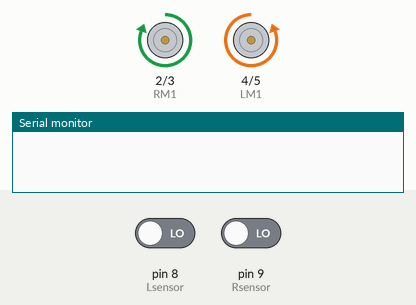
Recording of a sketch running on a simulated Arduino Uno, built with avr-gcc and run on an emulated ATmega328P. On the bench: motor-driver pin pairs drawn as motors (green arrow = first pin HIGH = forward, orange = second pin HIGH = backward, longer = more drive), the last lines printed to the serial monitor. The test bench sets the inputs (shaded band); at power-on: pin 8 (Lsensor) LOW, pin 9 (Rsensor) LOW.

Above: at 1.2 s.
1.3 s: pin 8 (Lsensor) driven HIGH
At 2.3 s:
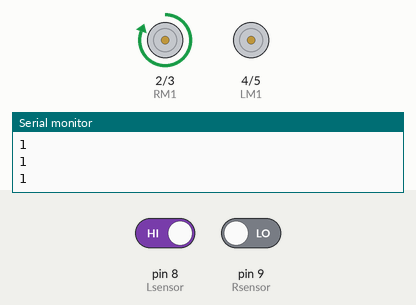
2.8 s: pin 8 (Lsensor) driven LOW
At 3.5 s:
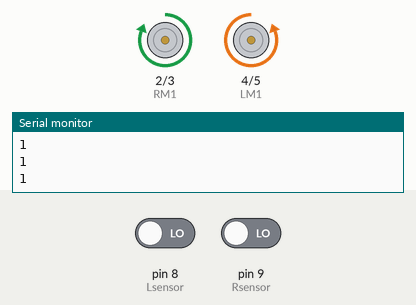
4.3 s: pin 9 (Rsensor) driven HIGH
At 4.6 s:
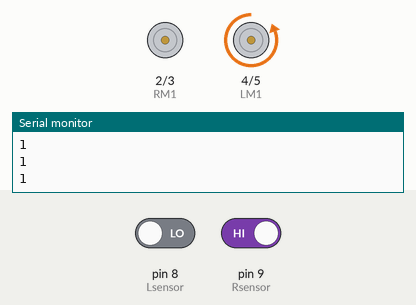
5.8 s: pin 9 (Rsensor) driven LOW
At 7.0 s:
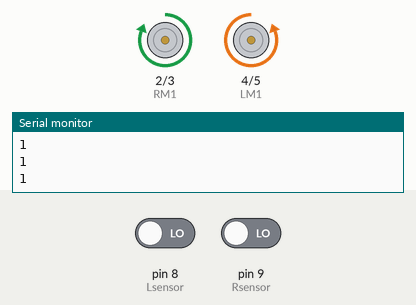
Timing chart, 0 to 8.3 s (numbered marks = the images above; inputs shaded):
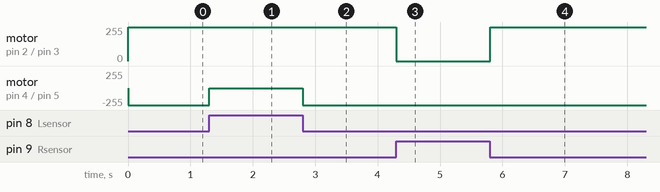

Measured:
- after the input at 1.3 s, motor on pin 4 (LM1) / pin 5 (LM2): backward 255/255 → stopped at once
- after the input at 2.8 s, motor on pin 4 (LM1) / pin 5 (LM2): stopped → backward 255/255 at once
- after the input at 4.3 s, motor on pin 2 (RM1) / pin 3 (RM2): forward 255/255 → stopped at once
- after the input at 5.8 s, motor on pin 2 (RM1) / pin 3 (RM2): stopped → forward 255/255 at once

The sketch:

Line_follower.ino
```cpp
int Lsensor=8;
int Rsensor=9;
int RM1=2;
int RM2=3;
int LM1=4;
int LM2=5;

void setup() {
  Serial.begin(9600);
  pinMode(Rsensor, INPUT);
  pinMode(Lsensor,INPUT);
  pinMode(RM1, OUTPUT);
  pinMode(RM2, OUTPUT);
  pinMode(LM1, OUTPUT);
  pinMode(LM2, OUTPUT);


}

void loop() {
  if ( digitalRead(Lsensor)== HIGH)
{
  Serial.println(digitalRead(Lsensor));
digitalWrite(RM1, HIGH);
digitalWrite(RM2, LOW);
digitalWrite(LM1, LOW);
digitalWrite(LM2, LOW);
}
else if( digitalRead(Rsensor)==HIGH)
{
  Serial.println(digitalRead(Rsensor));
digitalWrite(RM1, LOW);
digitalWrite(RM2, LOW);
digitalWrite(LM1, LOW);
digitalWrite(LM2, HIGH);
}
else {
  digitalWrite(RM1, HIGH);
digitalWrite(RM2, LOW);
digitalWrite(LM1, LOW);
digitalWrite(LM2,HIGH);
}
}
```
